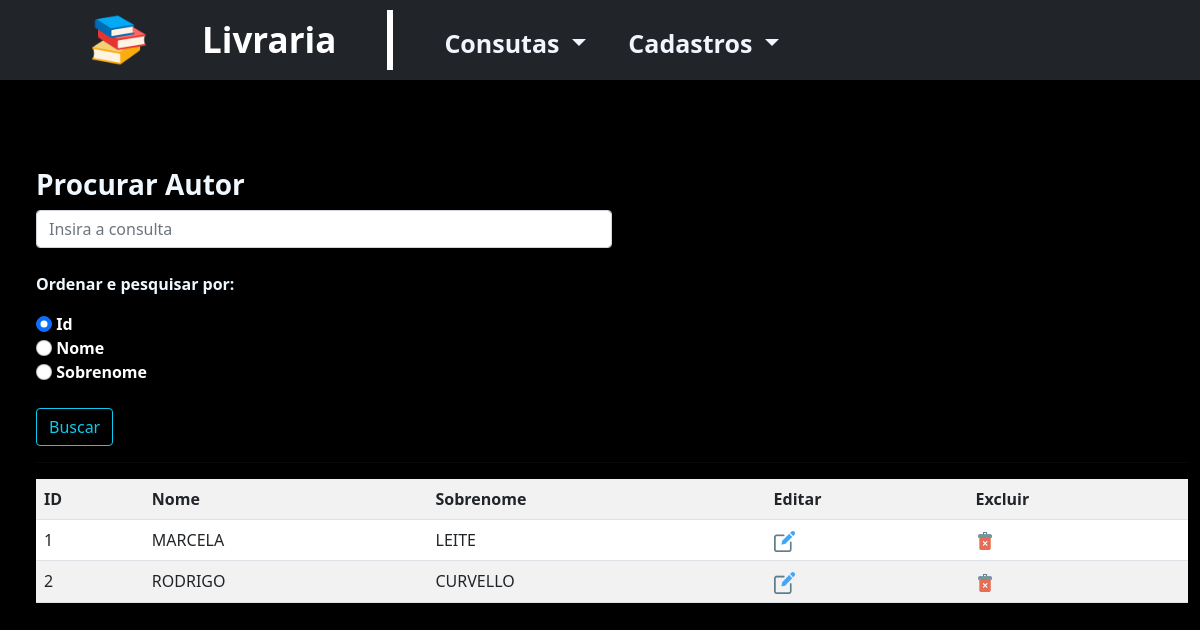
The app's page /indexAutor.php with its own data.
### tables this page shows
CREATE TABLE Autor (
a_idAutor INT PRIMARY KEY NOT NULL AUTO_INCREMENT,
a_nome VARCHAR(45),
a_sobrenome VARCHAR(45));

### indexAutor.php (the view, shortened to what this page needs)
<!DOCTYPE html>
<?php
    $procurar = isset($_POST["procurar"]) ? $_POST["procurar"] : "";
    $busca = isset($_POST['busca']) ? $_POST['busca'] : 1;
?>
<html lang="pt-br">
<head>
    <link rel="stylesheet" href="css/estilos.css">
    <link href="https://cdn.jsdelivr.net/npm/bootstrap@5.1.3/dist/css/bootstrap.min.css" rel="stylesheet">
</head>
<body class="bg-black">
    <?php
        require_once "index.php";
    ?>
    <div class="margin-top">
        <div class="container-fluid">
            <form method="post">
                <div class="form-group col-6">
                    <h3 style="font-weight: bold">Procurar Autor</h3>
                        <input type="text" name="procurar" class="form-control" size="50"
                        placeholder="Insira a consulta" value="<?php echo $procurar;?>">
                    <br>
                    <div class="text-white">
                    <p>Ordenar e pesquisar por:</p>
                        <input type="radio" name="busca" value="1" class="form-check-input" <?php if ($busca == "1") echo "checked" ?>> <b>Id</b><br>
                        <input type="radio" name="busca" value="2" class="form-check-input" <?php if ($busca == "2") echo "checked" ?>> <b>Nome</b><br>
                        <input type="radio" name="busca" value="3" class="form-check-input" <?php if ($busca == "3") echo "checked" ?>> <b>Sobrenome</b><br>
                    <br>
                    </div>
                        <button type="submit" name="acao" id="acao" class="btn btn-outline-info">Buscar</button>
                </div>
                <hr>
            </form>
            <table class="table table-striped" style="background-color: #FFF;">
            <tr><td><b>ID</b></td>
                <td><b>Nome</b></td>
                <td><b>Sobrenome</b></td>
                <td><b>Editar</b></td>
                <td><b>Excluir</b></td>
            </tr>
        <?php
            $pdo = Conexao::getInstance();
            if($busca == 1){
                $consulta = $pdo->query("SELECT * FROM Autor
                                        WHERE a_idAutor LIKE '$procurar%'
                                        ORDER BY a_idAutor");}
            while ($linha = $consulta->fetch(PDO::FETCH_ASSOC)) {
        ?>
        <tr><td><?php echo $linha['a_idAutor'];?></td>
            <td><?php echo $linha['a_nome'];?></td>
            <td><?php echo $linha['a_sobrenome'];?></td>
            <td><a href='cadAutor.php?acao=editar&a_idAutor=<?php echo $linha['a_idAutor'];?>'> <img src="img/edit.png" style="width: 1.8vw;"></a></td>
            <td><?php echo " <a href=javascript:excluir('acaoAutor.php?acao=excluir&a_idAutor={$linha['a_idAutor']}')>";?><img src="img/delete.png" style="width: 1.5vw;"></a></td>
        </tr>
        <?php } ?>
            </table>
        </div>
    </div>
</body>
</html>

### css/estilos.css (style rules this page uses)
h3 { color: aliceblue; }
.margin-top { margin-top: 11vh; padding-left: 3vh; }
p { color: aliceblue; font-weight: bold; }

### records on screen
autor: a_idAutor "1", a_nome "MARCELA", a_sobrenome "LEITE"
autor: a_idAutor "2", a_nome "RODRIGO", a_sobrenome "CURVELLO"
